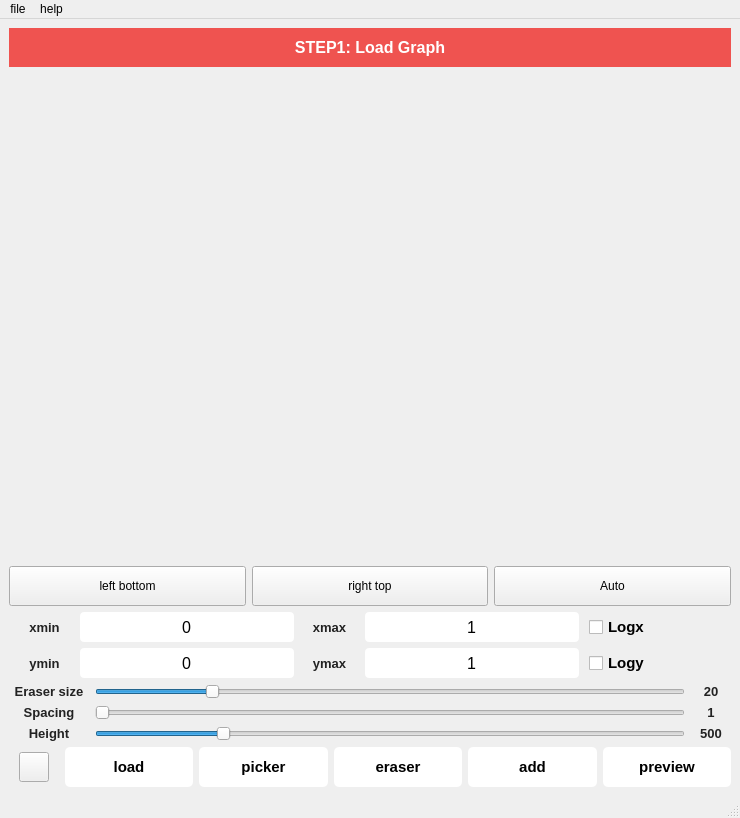
<?xml version="1.0" encoding="UTF-8"?>
<ui version="4.0">
 <class>MainWindow</class>
 <widget class="QMainWindow" name="MainWindow">
  <property name="geometry">
   <rect>
    <x>0</x>
    <y>0</y>
    <width>740</width>
    <height>818</height>
   </rect>
  </property>
  <property name="sizePolicy">
   <sizepolicy hsizetype="Minimum" vsizetype="Preferred">
    <horstretch>0</horstretch>
    <verstretch>0</verstretch>
   </sizepolicy>
  </property>
  <property name="font">
   <font>
    <pointsize>12</pointsize>
   </font>
  </property>
  <property name="windowTitle">
   <string>DataGrabber</string>
  </property>
  <property name="styleSheet">
   <string notr="true">*{
}

QCheckBox{
font-family:Arial;
font-size:15px;
font-weight:bold;
}
QRadioButton{
font-family:Arial;
font-size:20px;
font-weight:bold;
}
QLabel{
font-family:Arial;
color:#222
}

#pushButton_load,#pushButton_picker,#pushButton_preview,#pushButton_eraser,#pushButton_reset,#pushButton_add
{
background:	white;
font-weight:bold;
font-size:15px;
border-radius:5px;
font-family:Arial;
}
#pushButton_load:hover,#pushButton_picker:hover,#pushButton_preview:hover,#pushButton_reset:hover,#pushButton_add:hover,#pushButton_eraser:hover{
background:	orange;
}
QLineEdit{
border-radius:4px;
background:white;
}
#label_info{
color:white;
background:#ef5350;
padding:10px
}
#label_img{
cursor:crosshair;
}</string>
  </property>
  <widget class="QWidget" name="centralwidget">
   <property name="sizePolicy">
    <sizepolicy hsizetype="Minimum" vsizetype="Minimum">
     <horstretch>0</horstretch>
     <verstretch>0</verstretch>
    </sizepolicy>
   </property>
   <layout class="QVBoxLayout" name="verticalLayout">
    <item>
     <widget class="QLabel" name="label_info">
      <property name="font">
       <font>
        <family>Arial</family>
        <pointsize>12</pointsize>
        <weight>75</weight>
        <bold>true</bold>
       </font>
      </property>
      <property name="text">
       <string>STEP1: Load Graph</string>
      </property>
      <property name="alignment">
       <set>Qt::AlignCenter</set>
      </property>
     </widget>
    </item>
    <item>
     <layout class="QHBoxLayout" name="horizontalLayout">
      <item>
       <widget class="QLabel" name="label_img">
        <property name="sizePolicy">
         <sizepolicy hsizetype="Expanding" vsizetype="Expanding">
          <horstretch>0</horstretch>
          <verstretch>0</verstretch>
         </sizepolicy>
        </property>
        <property name="minimumSize">
         <size>
          <width>0</width>
          <height>400</height>
         </size>
        </property>
        <property name="cursor">
         <cursorShape>CrossCursor</cursorShape>
        </property>
        <property name="text">
         <string/>
        </property>
        <property name="alignment">
         <set>Qt::AlignCenter</set>
        </property>
       </widget>
      </item>
     </layout>
    </item>
    <item>
     <layout class="QHBoxLayout" name="horizontalLayout_2">
      <item>
       <widget class="QPushButton" name="leftbottom">
        <property name="minimumSize">
         <size>
          <width>0</width>
          <height>40</height>
         </size>
        </property>
        <property name="text">
         <string>left bottom</string>
        </property>
       </widget>
      </item>
      <item>
       <widget class="QPushButton" name="righttop">
        <property name="minimumSize">
         <size>
          <width>0</width>
          <height>40</height>
         </size>
        </property>
        <property name="text">
         <string>right top</string>
        </property>
       </widget>
      </item>
      <item>
       <widget class="QPushButton" name="auto_axis">
        <property name="minimumSize">
         <size>
          <width>0</width>
          <height>40</height>
         </size>
        </property>
        <property name="text">
         <string>Auto</string>
        </property>
       </widget>
      </item>
     </layout>
    </item>
    <item>
     <layout class="QHBoxLayout" name="horizontalLayout_12">
      <property name="spacing">
       <number>0</number>
      </property>
      <item>
       <widget class="QLabel" name="label_3">
        <property name="sizePolicy">
         <sizepolicy hsizetype="Minimum" vsizetype="Preferred">
          <horstretch>1</horstretch>
          <verstretch>0</verstretch>
         </sizepolicy>
        </property>
        <property name="minimumSize">
         <size>
          <width>40</width>
          <height>0</height>
         </size>
        </property>
        <property name="maximumSize">
         <size>
          <width>16777215</width>
          <height>16777215</height>
         </size>
        </property>
        <property name="font">
         <font>
          <family>Arial</family>
          <pointsize>10</pointsize>
          <weight>75</weight>
          <bold>true</bold>
         </font>
        </property>
        <property name="text">
         <string>xmin</string>
        </property>
        <property name="alignment">
         <set>Qt::AlignCenter</set>
        </property>
       </widget>
      </item>
      <item>
       <widget class="QLineEdit" name="lineEdit_xmin">
        <property name="sizePolicy">
         <sizepolicy hsizetype="Expanding" vsizetype="MinimumExpanding">
          <horstretch>3</horstretch>
          <verstretch>0</verstretch>
         </sizepolicy>
        </property>
        <property name="minimumSize">
         <size>
          <width>0</width>
          <height>20</height>
         </size>
        </property>
        <property name="maximumSize">
         <size>
          <width>16777215</width>
          <height>30</height>
         </size>
        </property>
        <property name="sizeIncrement">
         <size>
          <width>0</width>
          <height>0</height>
         </size>
        </property>
        <property name="font">
         <font>
          <family>Arial</family>
          <pointsize>12</pointsize>
         </font>
        </property>
        <property name="text">
         <string>0</string>
        </property>
        <property name="alignment">
         <set>Qt::AlignCenter</set>
        </property>
       </widget>
      </item>
      <item>
       <widget class="QLabel" name="label_2">
        <property name="sizePolicy">
         <sizepolicy hsizetype="Preferred" vsizetype="Preferred">
          <horstretch>1</horstretch>
          <verstretch>0</verstretch>
         </sizepolicy>
        </property>
        <property name="minimumSize">
         <size>
          <width>40</width>
          <height>0</height>
         </size>
        </property>
        <property name="font">
         <font>
          <family>Arial</family>
          <pointsize>10</pointsize>
          <weight>75</weight>
          <bold>true</bold>
         </font>
        </property>
        <property name="text">
         <string>xmax</string>
        </property>
        <property name="alignment">
         <set>Qt::AlignCenter</set>
        </property>
       </widget>
      </item>
      <item>
       <widget class="QLineEdit" name="lineEdit_xmax">
        <property name="sizePolicy">
         <sizepolicy hsizetype="Expanding" vsizetype="MinimumExpanding">
          <horstretch>3</horstretch>
          <verstretch>0</verstretch>
         </sizepolicy>
        </property>
        <property name="minimumSize">
         <size>
          <width>0</width>
          <height>20</height>
         </size>
        </property>
        <property name="maximumSize">
         <size>
          <width>16777215</width>
          <height>30</height>
         </size>
        </property>
        <property name="sizeIncrement">
         <size>
          <width>0</width>
          <height>0</height>
         </size>
        </property>
        <property name="font">
         <font>
          <family>Arial</family>
          <pointsize>12</pointsize>
         </font>
        </property>
        <property name="text">
         <string>1</string>
        </property>
        <property name="alignment">
         <set>Qt::AlignCenter</set>
        </property>
       </widget>
      </item>
      <item>
       <spacer name="horizontalSpacer_6">
        <property name="orientation">
         <enum>Qt::Horizontal</enum>
        </property>
        <property name="sizeHint" stdset="0">
         <size>
          <width>10</width>
          <height>20</height>
         </size>
        </property>
       </spacer>
      </item>
      <item>
       <widget class="QCheckBox" name="checkBox_logx">
        <property name="sizePolicy">
         <sizepolicy hsizetype="Minimum" vsizetype="Fixed">
          <horstretch>2</horstretch>
          <verstretch>0</verstretch>
         </sizepolicy>
        </property>
        <property name="font">
         <font>
          <family>Arial</family>
          <pointsize>-1</pointsize>
          <weight>75</weight>
          <bold>true</bold>
         </font>
        </property>
        <property name="text">
         <string>Logx</string>
        </property>
       </widget>
      </item>
     </layout>
    </item>
    <item>
     <layout class="QHBoxLayout" name="horizontalLayout_5">
      <property name="spacing">
       <number>0</number>
      </property>
      <item>
       <widget class="QLabel" name="label_6">
        <property name="sizePolicy">
         <sizepolicy hsizetype="Preferred" vsizetype="Preferred">
          <horstretch>1</horstretch>
          <verstretch>0</verstretch>
         </sizepolicy>
        </property>
        <property name="minimumSize">
         <size>
          <width>40</width>
          <height>0</height>
         </size>
        </property>
        <property name="maximumSize">
         <size>
          <width>16777215</width>
          <height>16777215</height>
         </size>
        </property>
        <property name="font">
         <font>
          <family>Arial</family>
          <pointsize>10</pointsize>
          <weight>75</weight>
          <bold>true</bold>
         </font>
        </property>
        <property name="text">
         <string>ymin</string>
        </property>
        <property name="alignment">
         <set>Qt::AlignCenter</set>
        </property>
       </widget>
      </item>
      <item>
       <widget class="QLineEdit" name="lineEdit_ymin">
        <property name="sizePolicy">
         <sizepolicy hsizetype="Expanding" vsizetype="MinimumExpanding">
          <horstretch>3</horstretch>
          <verstretch>0</verstretch>
         </sizepolicy>
        </property>
        <property name="minimumSize">
         <size>
          <width>0</width>
          <height>20</height>
         </size>
        </property>
        <property name="maximumSize">
         <size>
          <width>16777215</width>
          <height>30</height>
         </size>
        </property>
        <property name="sizeIncrement">
         <size>
          <width>0</width>
          <height>0</height>
         </size>
        </property>
        <property name="font">
         <font>
          <family>Arial</family>
          <pointsize>12</pointsize>
         </font>
        </property>
        <property name="text">
         <string>0</string>
        </property>
        <property name="alignment">
         <set>Qt::AlignCenter</set>
        </property>
       </widget>
      </item>
      <item>
       <widget class="QLabel" name="label_4">
        <property name="sizePolicy">
         <sizepolicy hsizetype="Preferred" vsizetype="Preferred">
          <horstretch>1</horstretch>
          <verstretch>0</verstretch>
         </sizepolicy>
        </property>
        <property name="minimumSize">
         <size>
          <width>40</width>
          <height>0</height>
         </size>
        </property>
        <property name="font">
         <font>
          <family>Arial</family>
          <pointsize>10</pointsize>
          <weight>75</weight>
          <bold>true</bold>
         </font>
        </property>
        <property name="text">
         <string>ymax</string>
        </property>
        <property name="alignment">
         <set>Qt::AlignCenter</set>
        </property>
       </widget>
      </item>
      <item>
       <widget class="QLineEdit" name="lineEdit_ymax">
        <property name="sizePolicy">
         <sizepolicy hsizetype="Expanding" vsizetype="MinimumExpanding">
          <horstretch>3</horstretch>
          <verstretch>0</verstretch>
         </sizepolicy>
        </property>
        <property name="minimumSize">
         <size>
          <width>0</width>
          <height>20</height>
         </size>
        </property>
        <property name="maximumSize">
         <size>
          <width>16777215</width>
          <height>30</height>
         </size>
        </property>
        <property name="sizeIncrement">
         <size>
          <width>0</width>
          <height>0</height>
         </size>
        </property>
        <property name="font">
         <font>
          <family>Arial</family>
          <pointsize>12</pointsize>
         </font>
        </property>
        <property name="text">
         <string>1</string>
        </property>
        <property name="alignment">
         <set>Qt::AlignCenter</set>
        </property>
       </widget>
      </item>
      <item>
       <spacer name="horizontalSpacer_7">
        <property name="orientation">
         <enum>Qt::Horizontal</enum>
        </property>
        <property name="sizeHint" stdset="0">
         <size>
          <width>10</width>
          <height>20</height>
         </size>
        </property>
       </spacer>
      </item>
      <item>
       <widget class="QCheckBox" name="checkBox_logy">
        <property name="sizePolicy">
         <sizepolicy hsizetype="Minimum" vsizetype="Fixed">
          <horstretch>2</horstretch>
          <verstretch>2</verstretch>
         </sizepolicy>
        </property>
        <property name="font">
         <font>
          <family>Arial</family>
          <pointsize>-1</pointsize>
          <weight>75</weight>
          <bold>true</bold>
         </font>
        </property>
        <property name="text">
         <string>Logy</string>
        </property>
       </widget>
      </item>
     </layout>
    </item>
    <item>
     <layout class="QGridLayout" name="gridLayout_2">
      <item row="1" column="0">
       <widget class="QLabel" name="label">
        <property name="minimumSize">
         <size>
          <width>80</width>
          <height>0</height>
         </size>
        </property>
        <property name="font">
         <font>
          <family>Arial</family>
          <pointsize>10</pointsize>
          <weight>75</weight>
          <bold>true</bold>
         </font>
        </property>
        <property name="text">
         <string>Eraser size</string>
        </property>
        <property name="alignment">
         <set>Qt::AlignCenter</set>
        </property>
       </widget>
      </item>
      <item row="1" column="2">
       <widget class="QLabel" name="label_8">
        <property name="sizePolicy">
         <sizepolicy hsizetype="Preferred" vsizetype="Preferred">
          <horstretch>0</horstretch>
          <verstretch>0</verstretch>
         </sizepolicy>
        </property>
        <property name="minimumSize">
         <size>
          <width>40</width>
          <height>0</height>
         </size>
        </property>
        <property name="maximumSize">
         <size>
          <width>40</width>
          <height>16777215</height>
         </size>
        </property>
        <property name="font">
         <font>
          <family>Arial</family>
          <pointsize>10</pointsize>
          <weight>75</weight>
          <bold>true</bold>
         </font>
        </property>
        <property name="text">
         <string>20</string>
        </property>
        <property name="alignment">
         <set>Qt::AlignCenter</set>
        </property>
       </widget>
      </item>
      <item row="2" column="1">
       <widget class="QSlider" name="horizontalSlider_spacing">
        <property name="toolTip">
         <string extracomment="测试">Adjust the steps(by pixel) to extract data </string>
        </property>
        <property name="whatsThis">
         <string extracomment="测试"/>
        </property>
        <property name="minimum">
         <number>1</number>
        </property>
        <property name="maximum">
         <number>100</number>
        </property>
        <property name="singleStep">
         <number>1</number>
        </property>
        <property name="value">
         <number>1</number>
        </property>
        <property name="orientation">
         <enum>Qt::Horizontal</enum>
        </property>
       </widget>
      </item>
      <item row="2" column="2">
       <widget class="QLabel" name="label_10">
        <property name="sizePolicy">
         <sizepolicy hsizetype="Preferred" vsizetype="Preferred">
          <horstretch>0</horstretch>
          <verstretch>0</verstretch>
         </sizepolicy>
        </property>
        <property name="minimumSize">
         <size>
          <width>40</width>
          <height>0</height>
         </size>
        </property>
        <property name="maximumSize">
         <size>
          <width>40</width>
          <height>16777215</height>
         </size>
        </property>
        <property name="font">
         <font>
          <family>Arial</family>
          <pointsize>10</pointsize>
          <weight>75</weight>
          <bold>true</bold>
         </font>
        </property>
        <property name="text">
         <string>1</string>
        </property>
        <property name="alignment">
         <set>Qt::AlignCenter</set>
        </property>
       </widget>
      </item>
      <item row="1" column="1">
       <widget class="QSlider" name="horizontalSlider_eraser">
        <property name="minimum">
         <number>1</number>
        </property>
        <property name="maximum">
         <number>100</number>
        </property>
        <property name="value">
         <number>20</number>
        </property>
        <property name="orientation">
         <enum>Qt::Horizontal</enum>
        </property>
        <property name="invertedAppearance">
         <bool>false</bool>
        </property>
        <property name="tickPosition">
         <enum>QSlider::NoTicks</enum>
        </property>
       </widget>
      </item>
      <item row="2" column="0">
       <widget class="QLabel" name="label_7">
        <property name="minimumSize">
         <size>
          <width>80</width>
          <height>0</height>
         </size>
        </property>
        <property name="font">
         <font>
          <family>Arial</family>
          <pointsize>10</pointsize>
          <weight>75</weight>
          <bold>true</bold>
         </font>
        </property>
        <property name="text">
         <string>Spacing</string>
        </property>
        <property name="alignment">
         <set>Qt::AlignCenter</set>
        </property>
       </widget>
      </item>
      <item row="3" column="1">
       <widget class="QSlider" name="horizontalSlider_height">
        <property name="toolTip">
         <string extracomment="测试">Adjust the steps(by pixel) to extract data </string>
        </property>
        <property name="whatsThis">
         <string extracomment="测试"/>
        </property>
        <property name="minimum">
         <number>100</number>
        </property>
        <property name="maximum">
         <number>2000</number>
        </property>
        <property name="singleStep">
         <number>100</number>
        </property>
        <property name="value">
         <number>500</number>
        </property>
        <property name="orientation">
         <enum>Qt::Horizontal</enum>
        </property>
       </widget>
      </item>
      <item row="3" column="0">
       <widget class="QLabel" name="label_9">
        <property name="minimumSize">
         <size>
          <width>80</width>
          <height>0</height>
         </size>
        </property>
        <property name="font">
         <font>
          <family>Arial</family>
          <pointsize>10</pointsize>
          <weight>75</weight>
          <bold>true</bold>
         </font>
        </property>
        <property name="text">
         <string>Height</string>
        </property>
        <property name="alignment">
         <set>Qt::AlignCenter</set>
        </property>
       </widget>
      </item>
      <item row="3" column="2">
       <widget class="QLabel" name="label_11">
        <property name="sizePolicy">
         <sizepolicy hsizetype="Preferred" vsizetype="Preferred">
          <horstretch>0</horstretch>
          <verstretch>0</verstretch>
         </sizepolicy>
        </property>
        <property name="minimumSize">
         <size>
          <width>40</width>
          <height>0</height>
         </size>
        </property>
        <property name="maximumSize">
         <size>
          <width>40</width>
          <height>16777215</height>
         </size>
        </property>
        <property name="font">
         <font>
          <family>Arial</family>
          <pointsize>10</pointsize>
          <weight>75</weight>
          <bold>true</bold>
         </font>
        </property>
        <property name="text">
         <string>500</string>
        </property>
        <property name="alignment">
         <set>Qt::AlignCenter</set>
        </property>
       </widget>
      </item>
     </layout>
    </item>
    <item>
     <layout class="QHBoxLayout" name="horizontalLayout_10">
      <item>
       <spacer name="horizontalSpacer_8">
        <property name="orientation">
         <enum>Qt::Horizontal</enum>
        </property>
        <property name="sizeHint" stdset="0">
         <size>
          <width>10</width>
          <height>20</height>
         </size>
        </property>
       </spacer>
      </item>
      <item>
       <widget class="QPushButton" name="color_preview">
        <property name="minimumSize">
         <size>
          <width>30</width>
          <height>30</height>
         </size>
        </property>
        <property name="maximumSize">
         <size>
          <width>30</width>
          <height>30</height>
         </size>
        </property>
        <property name="styleSheet">
         <string notr="true">QPushButton{background-color: grey};</string>
        </property>
        <property name="text">
         <string/>
        </property>
       </widget>
      </item>
      <item>
       <spacer name="horizontalSpacer_9">
        <property name="orientation">
         <enum>Qt::Horizontal</enum>
        </property>
        <property name="sizeHint" stdset="0">
         <size>
          <width>10</width>
          <height>20</height>
         </size>
        </property>
       </spacer>
      </item>
      <item>
       <widget class="QPushButton" name="pushButton_load">
        <property name="sizePolicy">
         <sizepolicy hsizetype="Minimum" vsizetype="Fixed">
          <horstretch>5</horstretch>
          <verstretch>3</verstretch>
         </sizepolicy>
        </property>
        <property name="minimumSize">
         <size>
          <width>0</width>
          <height>40</height>
         </size>
        </property>
        <property name="font">
         <font>
          <family>Arial</family>
          <pointsize>-1</pointsize>
          <weight>75</weight>
          <bold>true</bold>
         </font>
        </property>
        <property name="styleSheet">
         <string notr="true">icon:url(:/grabber/load.png)</string>
        </property>
        <property name="text">
         <string>load</string>
        </property>
       </widget>
      </item>
      <item>
       <widget class="QPushButton" name="pushButton_picker">
        <property name="sizePolicy">
         <sizepolicy hsizetype="Preferred" vsizetype="Fixed">
          <horstretch>5</horstretch>
          <verstretch>3</verstretch>
         </sizepolicy>
        </property>
        <property name="minimumSize">
         <size>
          <width>0</width>
          <height>40</height>
         </size>
        </property>
        <property name="font">
         <font>
          <family>Arial</family>
          <pointsize>-1</pointsize>
          <weight>75</weight>
          <bold>true</bold>
         </font>
        </property>
        <property name="styleSheet">
         <string notr="true">icon:url(:/grabber/color-picker.png)</string>
        </property>
        <property name="text">
         <string>picker</string>
        </property>
       </widget>
      </item>
      <item>
       <widget class="QPushButton" name="pushButton_eraser">
        <property name="sizePolicy">
         <sizepolicy hsizetype="Preferred" vsizetype="Fixed">
          <horstretch>5</horstretch>
          <verstretch>3</verstretch>
         </sizepolicy>
        </property>
        <property name="minimumSize">
         <size>
          <width>0</width>
          <height>40</height>
         </size>
        </property>
        <property name="font">
         <font>
          <family>Arial</family>
          <pointsize>-1</pointsize>
          <weight>75</weight>
          <bold>true</bold>
         </font>
        </property>
        <property name="styleSheet">
         <string notr="true">icon:url(:/grabber/eraser_2.png)</string>
        </property>
        <property name="text">
         <string>eraser</string>
        </property>
       </widget>
      </item>
      <item>
       <widget class="QPushButton" name="pushButton_add">
        <property name="sizePolicy">
         <sizepolicy hsizetype="Preferred" vsizetype="Fixed">
          <horstretch>5</horstretch>
          <verstretch>3</verstretch>
         </sizepolicy>
        </property>
        <property name="minimumSize">
         <size>
          <width>0</width>
          <height>40</height>
         </size>
        </property>
        <property name="font">
         <font>
          <family>Arial</family>
          <pointsize>-1</pointsize>
          <weight>75</weight>
          <bold>true</bold>
         </font>
        </property>
        <property name="styleSheet">
         <string notr="true">icon:url(:/grabber/下载.png)</string>
        </property>
        <property name="text">
         <string>add</string>
        </property>
       </widget>
      </item>
      <item>
       <widget class="QPushButton" name="pushButton_preview">
        <property name="sizePolicy">
         <sizepolicy hsizetype="Preferred" vsizetype="Fixed">
          <horstretch>5</horstretch>
          <verstretch>3</verstretch>
         </sizepolicy>
        </property>
        <property name="minimumSize">
         <size>
          <width>0</width>
          <height>40</height>
         </size>
        </property>
        <property name="font">
         <font>
          <family>Arial</family>
          <pointsize>-1</pointsize>
          <weight>75</weight>
          <bold>true</bold>
         </font>
        </property>
        <property name="styleSheet">
         <string notr="true">icon:url(:/grabber/3596215.png)</string>
        </property>
        <property name="text">
         <string>preview</string>
        </property>
       </widget>
      </item>
     </layout>
    </item>
   </layout>
  </widget>
  <widget class="QMenuBar" name="menubar">
   <property name="geometry">
    <rect>
     <x>0</x>
     <y>0</y>
     <width>740</width>
     <height>22</height>
    </rect>
   </property>
   <widget class="QMenu" name="menuhelp">
    <property name="title">
     <string>help</string>
    </property>
    <addaction name="actionAbout"/>
   </widget>
   <widget class="QMenu" name="menufile">
    <property name="title">
     <string>file</string>
    </property>
    <widget class="QMenu" name="menuExport_to_TXT">
     <property name="title">
      <string>Export</string>
     </property>
     <addaction name="actionTXT"/>
     <addaction name="actionCSV"/>
    </widget>
    <addaction name="actionImport"/>
    <addaction name="menuExport_to_TXT"/>
   </widget>
   <addaction name="menufile"/>
   <addaction name="menuhelp"/>
  </widget>
  <widget class="QStatusBar" name="statusbar"/>
  <action name="actionAbout">
   <property name="text">
    <string>V1.0</string>
   </property>
  </action>
  <action name="actionImport">
   <property name="text">
    <string>Import</string>
   </property>
  </action>
  <action name="actionExport_to_CSV">
   <property name="text">
    <string>Export to CSV</string>
   </property>
  </action>
  <action name="actionExport_to_Excel">
   <property name="text">
    <string>Export to Excel</string>
   </property>
  </action>
  <action name="actionTXT">
   <property name="text">
    <string>TXT</string>
   </property>
  </action>
  <action name="actionExcel">
   <property name="text">
    <string>Excel</string>
   </property>
  </action>
  <action name="actionCSV">
   <property name="text">
    <string>CSV</string>
   </property>
  </action>
 </widget>
 <resources>
  <include location="../../Qtdesigner/Datagrabber.qrc"/>
 </resources>
 <connections>
  <connection>
   <sender>horizontalSlider_spacing</sender>
   <signal>sliderReleased()</signal>
   <receiver>MainWindow</receiver>
   <slot>set_spacing()</slot>
   <hints>
    <hint type="sourcelabel">
     <x>673</x>
     <y>716</y>
    </hint>
    <hint type="destinationlabel">
     <x>477</x>
     <y>715</y>
    </hint>
   </hints>
  </connection>
  <connection>
   <sender>horizontalSlider_spacing</sender>
   <signal>valueChanged(int)</signal>
   <receiver>label_10</receiver>
   <slot>setNum(int)</slot>
   <hints>
    <hint type="sourcelabel">
     <x>683</x>
     <y>716</y>
    </hint>
    <hint type="destinationlabel">
     <x>729</x>
     <y>718</y>
    </hint>
   </hints>
  </connection>
  <connection>
   <sender>horizontalSlider_eraser</sender>
   <signal>valueChanged(int)</signal>
   <receiver>label_8</receiver>
   <slot>setNum(int)</slot>
   <hints>
    <hint type="sourcelabel">
     <x>683</x>
     <y>695</y>
    </hint>
    <hint type="destinationlabel">
     <x>729</x>
     <y>697</y>
    </hint>
   </hints>
  </connection>
  <connection>
   <sender>pushButton_preview</sender>
   <signal>clicked()</signal>
   <receiver>MainWindow</receiver>
   <slot>preview_plot()</slot>
   <hints>
    <hint type="sourcelabel">
     <x>652</x>
     <y>773</y>
    </hint>
    <hint type="destinationlabel">
     <x>644</x>
     <y>794</y>
    </hint>
   </hints>
  </connection>
  <connection>
   <sender>pushButton_picker</sender>
   <signal>clicked()</signal>
   <receiver>MainWindow</receiver>
   <slot>color_picker()</slot>
   <hints>
    <hint type="sourcelabel">
     <x>290</x>
     <y>773</y>
    </hint>
    <hint type="destinationlabel">
     <x>305</x>
     <y>794</y>
    </hint>
   </hints>
  </connection>
  <connection>
   <sender>pushButton_eraser</sender>
   <signal>clicked()</signal>
   <receiver>MainWindow</receiver>
   <slot>eraser()</slot>
   <hints>
    <hint type="sourcelabel">
     <x>412</x>
     <y>764</y>
    </hint>
    <hint type="destinationlabel">
     <x>447</x>
     <y>790</y>
    </hint>
   </hints>
  </connection>
  <connection>
   <sender>pushButton_add</sender>
   <signal>clicked()</signal>
   <receiver>MainWindow</receiver>
   <slot>add_curve()</slot>
   <hints>
    <hint type="sourcelabel">
     <x>520</x>
     <y>759</y>
    </hint>
    <hint type="destinationlabel">
     <x>528</x>
     <y>794</y>
    </hint>
   </hints>
  </connection>
  <connection>
   <sender>pushButton_load</sender>
   <signal>clicked()</signal>
   <receiver>MainWindow</receiver>
   <slot>load_img_from_clipboard()</slot>
   <hints>
    <hint type="sourcelabel">
     <x>149</x>
     <y>772</y>
    </hint>
    <hint type="destinationlabel">
     <x>158</x>
     <y>791</y>
    </hint>
   </hints>
  </connection>
  <connection>
   <sender>horizontalSlider_eraser</sender>
   <signal>valueChanged(int)</signal>
   <receiver>MainWindow</receiver>
   <slot>change_eraser()</slot>
   <hints>
    <hint type="sourcelabel">
     <x>305</x>
     <y>695</y>
    </hint>
    <hint type="destinationlabel">
     <x>17</x>
     <y>695</y>
    </hint>
   </hints>
  </connection>
  <connection>
   <sender>leftbottom</sender>
   <signal>clicked()</signal>
   <receiver>MainWindow</receiver>
   <slot>set_to_left()</slot>
   <hints>
    <hint type="sourcelabel">
     <x>114</x>
     <y>593</y>
    </hint>
    <hint type="destinationlabel">
     <x>19</x>
     <y>619</y>
    </hint>
   </hints>
  </connection>
  <connection>
   <sender>righttop</sender>
   <signal>clicked()</signal>
   <receiver>MainWindow</receiver>
   <slot>set_to_right()</slot>
   <hints>
    <hint type="sourcelabel">
     <x>317</x>
     <y>594</y>
    </hint>
    <hint type="destinationlabel">
     <x>315</x>
     <y>622</y>
    </hint>
   </hints>
  </connection>
  <connection>
   <sender>auto_axis</sender>
   <signal>clicked()</signal>
   <receiver>MainWindow</receiver>
   <slot>auto_mode()</slot>
   <hints>
    <hint type="sourcelabel">
     <x>598</x>
     <y>586</y>
    </hint>
    <hint type="destinationlabel">
     <x>652</x>
     <y>625</y>
    </hint>
   </hints>
  </connection>
  <connection>
   <sender>horizontalSlider_height</sender>
   <signal>valueChanged(int)</signal>
   <receiver>label_11</receiver>
   <slot>setNum(int)</slot>
   <hints>
    <hint type="sourcelabel">
     <x>594</x>
     <y>730</y>
    </hint>
    <hint type="destinationlabel">
     <x>721</x>
     <y>734</y>
    </hint>
   </hints>
  </connection>
 </connections>
 <slots>
  <slot>set_spacing()</slot>
  <slot>preview_plot()</slot>
  <slot>color_picker()</slot>
  <slot>eraser()</slot>
  <slot>add_curve()</slot>
  <slot>load_img_from_clipboard()</slot>
  <slot>change_eraser()</slot>
  <slot>set_to_left()</slot>
  <slot>set_to_right()</slot>
  <slot>auto_mode()</slot>
 </slots>
</ui>
